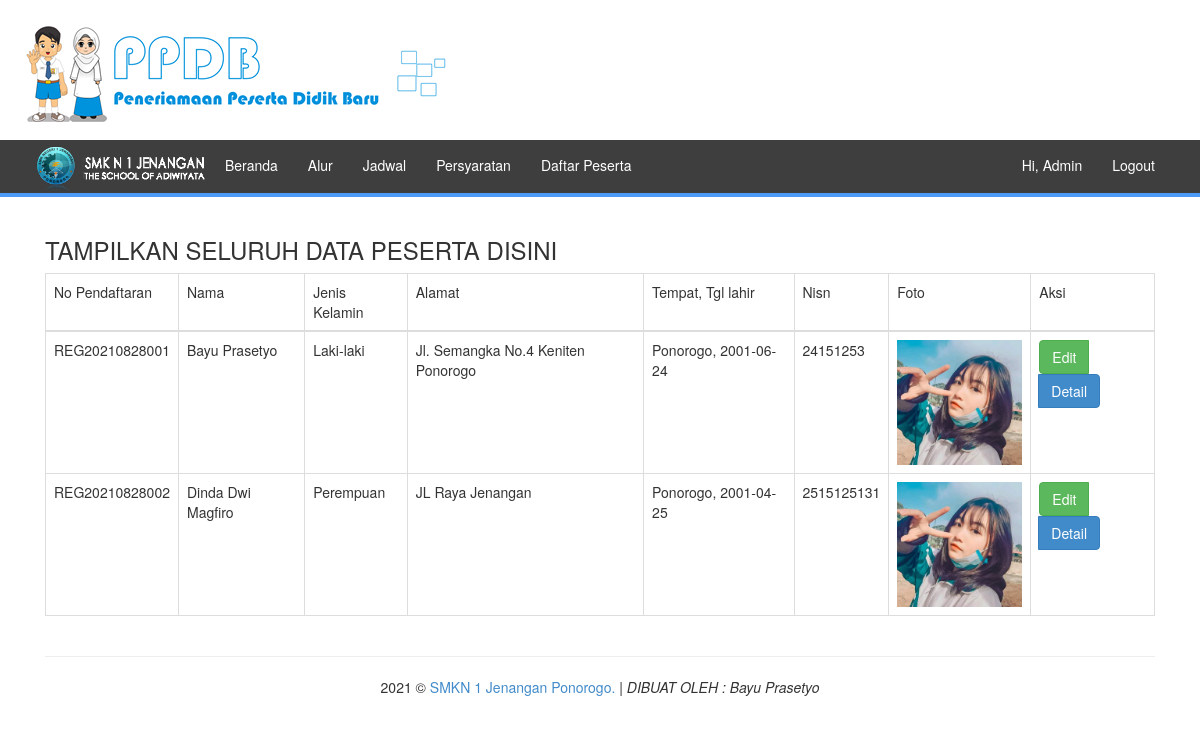
The page /admin/adm_all_peserta.php on the database its author committed.
### tables this page shows
CREATE TABLE `daftar` (
  `dfr_no` varchar(20) NOT NULL,
  `dfr_tanggal` date DEFAULT NULL,
  `dfr_password` varchar(50) NOT NULL,
  `dfr_nama` varchar(50) NOT NULL,
  `dfr_jekel` enum('1','2') DEFAULT NULL,
  `dfr_tmp_lahir` varchar(20) DEFAULT NULL,
  `dfr_tgl_lahir` date DEFAULT NULL,
  `dfr_agama` enum('1','2','3','4','5') DEFAULT NULL,
  `dfr_anak_dr` enum('1','2','3','4') DEFAULT NULL,
  `dfr_nisn` varchar(50) DEFAULT NULL,
  `dfr_asal_sekolah` text DEFAULT NULL,
  `dfr_almt_sekolah` text DEFAULT NULL,
  `dfr_pas_photo` text DEFAULT NULL,
  `dfr_nilai_mm` int(11) DEFAULT NULL,
  `dfr_nilai_indo` int(11) DEFAULT NULL,
  `dfr_nilai_eng` int(11) DEFAULT NULL,
  `dfr_nilai_ipa` int(11) DEFAULT NULL,
  `dfr_nilai_ips` int(11) DEFAULT NULL,
  `dfr_ayah` varchar(20) DEFAULT NULL,
  `dfr_ibu` varchar(20) DEFAULT NULL,
  `dfr_alamat` text DEFAULT NULL,
  `dfr_hp_ortu` varchar(12) DEFAULT NULL,
  `status` enum('R','S') DEFAULT NULL,
  `filetf` text DEFAULT NULL,
  PRIMARY KEY (`dfr_no`)
);

### admin/adm_all_peserta.php (the view, shortened to what this page needs)
<?php
include 'adm_header.php';
include '../koneksi.php';
?>
<link rel="stylesheet" type="text/css" href="https://cdn.datatables.net/1.10.20/css/jquery.dataTables.min.css">
<div class="row clearfix">
  <div class="col-lg-12 column">
    <h3>TAMPILKAN SELURUH DATA PESERTA DISINI</h3>
    <table class="table table-bordered thead-dark" id="table">
        <thead class>
            <tr class="table-primary">
                <td>No Pendaftaran</td>
                <td>Nama</td>
                <td>Jenis Kelamin</td>
                <td>Alamat</td>
                <td>Tempat, Tgl lahir</td>
                <td>Nisn</td>
                <td>Foto</td>
                <td>Aksi</td>
            </tr>
        </thead>
        <tbody>
          <?php
              $query = mysqli_query($connect, "SELECT * FROM daftar WHERE dfr_no NOT IN ('admin')");
              while ($data = mysqli_fetch_array($query)) {
          ?>
              <tr>
                  <td><?php echo $data['dfr_no'] ?></td>
                  <td><?php echo $data['dfr_nama'] ?></td>
                  <td>
                  <?php
                    if ($data['dfr_jekel'] == 1) {
                      echo "Laki-laki";
                    } else {
                      echo "Perempuan";
                    }
                  ?>
                  </td>
                  <td><?php echo $data['dfr_alamat'] ?></td>
                  <td><?php echo $data['dfr_tmp_lahir'].", ". $data['dfr_tgl_lahir'] ?></td>
                  <td><?php echo $data['dfr_nisn']?></td>
                  <td><img width="125" src="../gambar/<?php echo $data['dfr_pas_photo']; ?>"></td>
                  <td align="center">
                      <div class="btn-group" role="group" aria-label="Basic example">
                        <a href="adm_edit_pendaftar.php?id=<?= $data['dfr_no']; ?>" data-toggle="tooltip" data-placement="bottom" title="Edit" class="btn btn-success">Edit</a>
                        <a href="adm_detail_peserta.php?id=<?= $data['dfr_no']; ?>" data-toggle="tooltip" data-placement="bottom" title="Edit" class="btn btn-primary">Detail</a>
                      </div>
                  </td>
                </tr>
                <?php } ?>
        </tbody>
    </table>
  </div>
</div>
<?php
include 'adm_footer.php';
?>

### admin/adm_header.php (shortened to what this page needs)
<!DOCTYPE html>
<html lang="en">
<head>
	<link href="../assets/css/bootstrap.css" rel="stylesheet">
	<link href="../assets/css/style.css" rel="stylesheet">
  <link href="../assets/css/datepicker.css" rel="stylesheet">
  <link rel="stylesheet" href="../assets/dist/sweetalert2.min.css">
</head>
<body style="">
<div class="container">
	<div class="row clearfix">
		<div class="col-md-12 column">
			<a href="#"> <h3 style="color:#428BCA;margin-top:5px;margin-bottom:0px;"><img src="../assets/img/ppdbheader.png" style="max-width:100%;margin-bottom:0px;margin-left:10px;margin-right:10px;">
			</h3></a>
			<nav class="navbar navbar-default" role="navigation">
				<div class="navbar-header" style="padding-left:30px;">
					 <a href="https://smkn1jenpo.sch.id/" target="_blank"><img src="../gambar/logo-stmj.png" alt=".." width="180px"></a>
				</div>
				<div class="collapse navbar-collapse" id="bs-example-navbar-collapse-1">
					<ul class="nav navbar-nav">
						<li>
							<a href="adm_beranda.php">Beranda</a>
						</li>
						<li>
							<a href="adm_alur.php">Alur</a>
						</li>
						<li>
							<a href="adm_jadwal.php">Jadwal</a>
						</li>
						<li>
							<a href="adm_persyaratan.php">Persyaratan</a>
						</li>
            <li class="dropdown">
              <a data-toggle="dropdown" class="dropdown-toggle" href="#">Daftar Peserta</a>
						</li>
					</ul>
          <ul class="nav navbar-nav navbar-right">
						<li>
							<a href="#">Hi, Admin</a>
						</li>
						<li style="padding-right:30px"> <a href="adm_logout.php">Logout</a></li>
          </ul>
				</div>
			</nav>

### admin/adm_footer.php (shortened to what this page needs)
<div class="col-lg-12 column">
 <hr><p class="text-center">
 <?php echo date('Y');?> © <a href="http://localhost/ppdb/index.php" target="_blank">SMKN 1 Jenangan Ponorogo.</a> | <i>DIBUAT OLEH : Bayu Prasetyo </i>
 </p>
</div>
</div>
</div>
</div>
</body>
</html>

### rows shown on the page
daftar: dfr_no "REG20210828001", dfr_nama "Bayu Prasetyo", dfr_jekel "Laki-laki", dfr_alamat "Jl. Semangka No.4 Keniten Ponorogo", dfr_tmp_lahir "Ponorogo", dfr_tgl_lahir "2001-06-24", dfr_nisn "24151253", dfr_pas_photo (picture)
daftar: dfr_no "REG20210828002", dfr_nama "Dinda Dwi Magfiro", dfr_jekel "Perempuan", dfr_alamat "JL Raya Jenangan", dfr_tmp_lahir "Ponorogo", dfr_tgl_lahir "2001-04-25", dfr_nisn "2515125131", dfr_pas_photo (picture)
